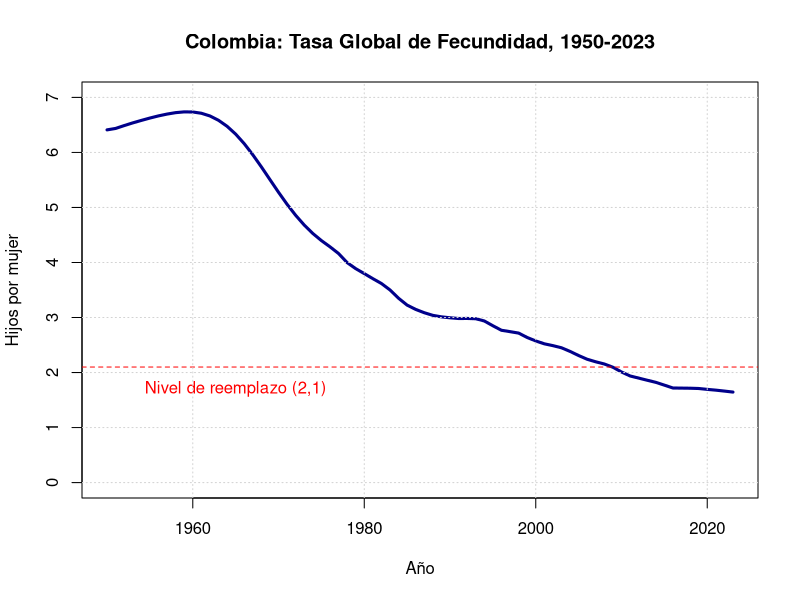
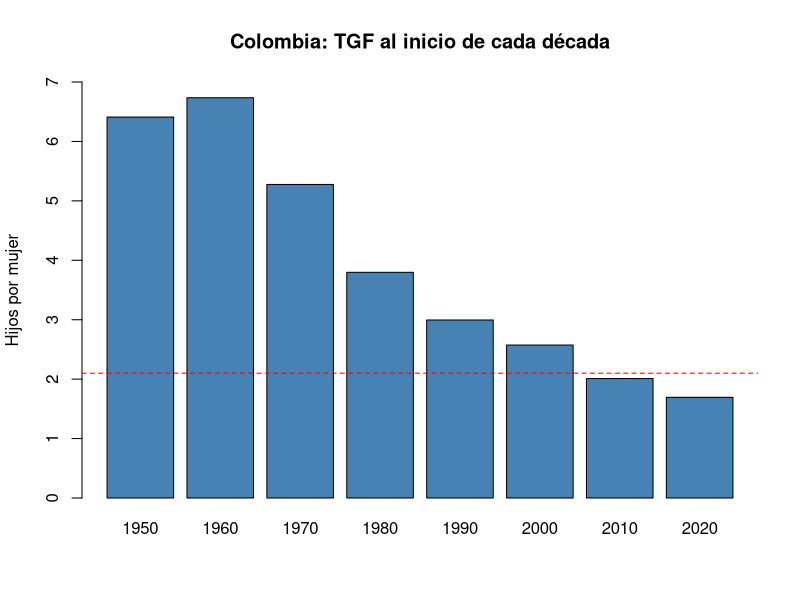
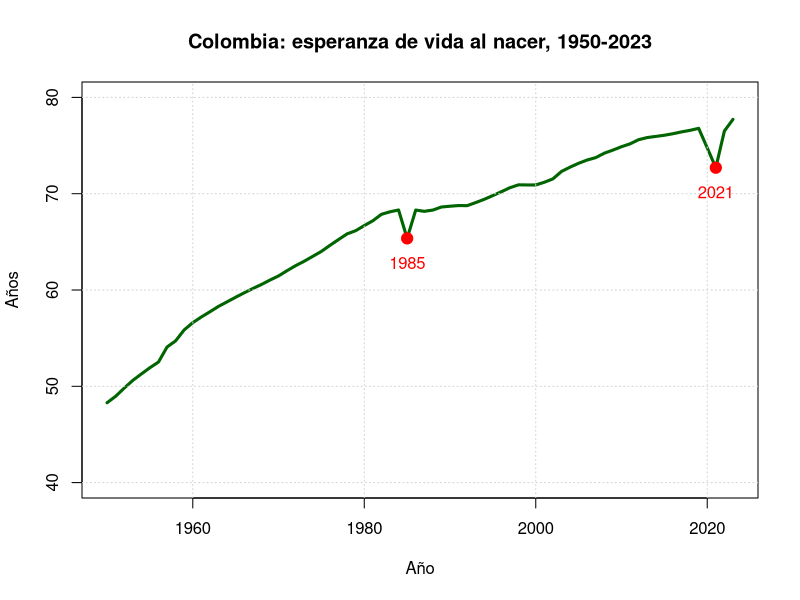
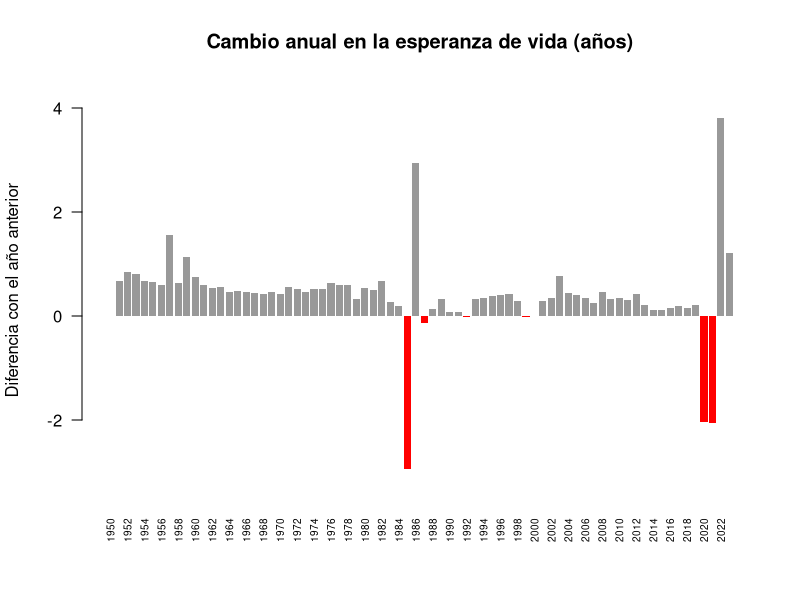
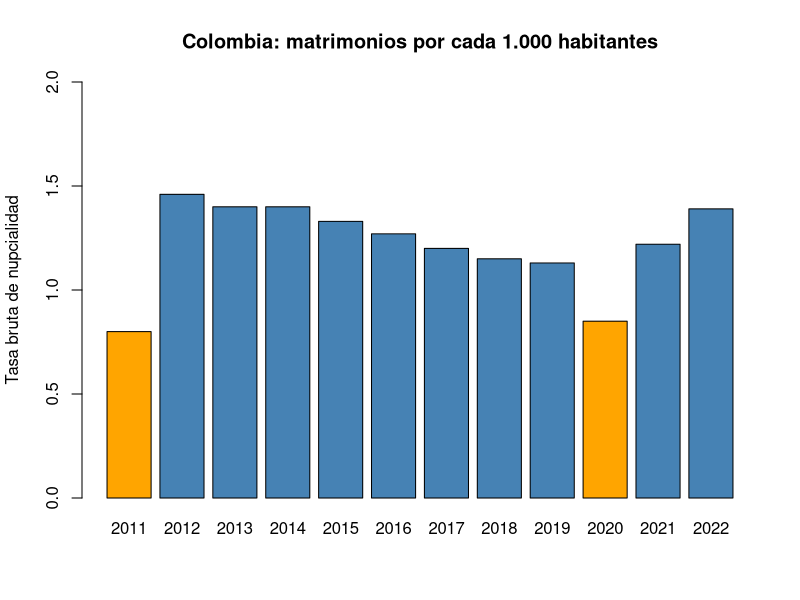
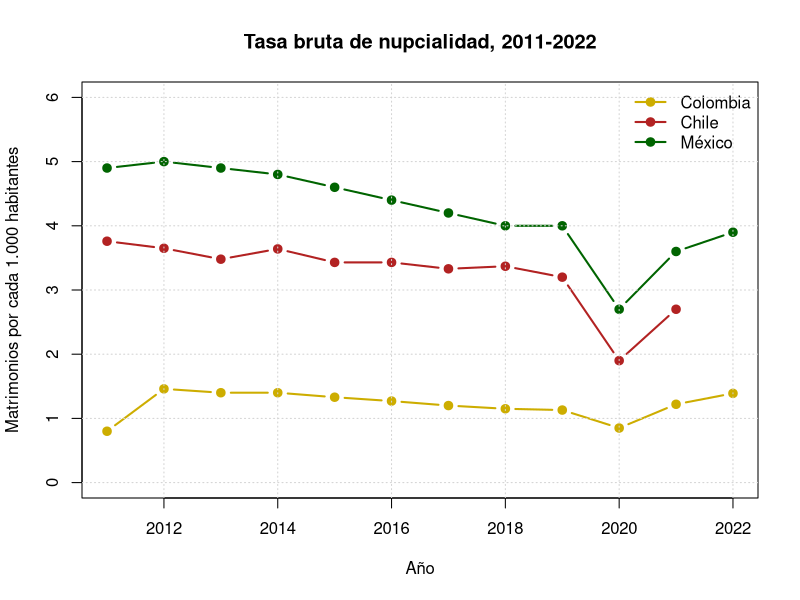
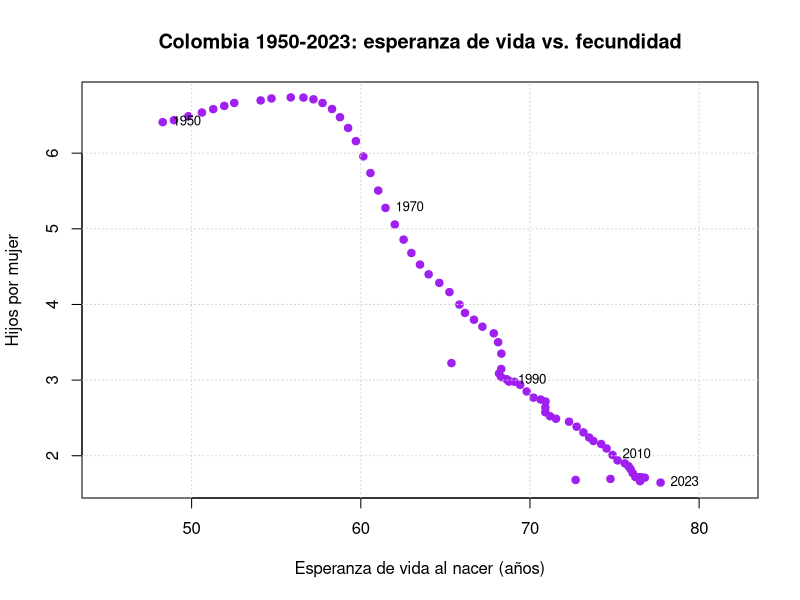
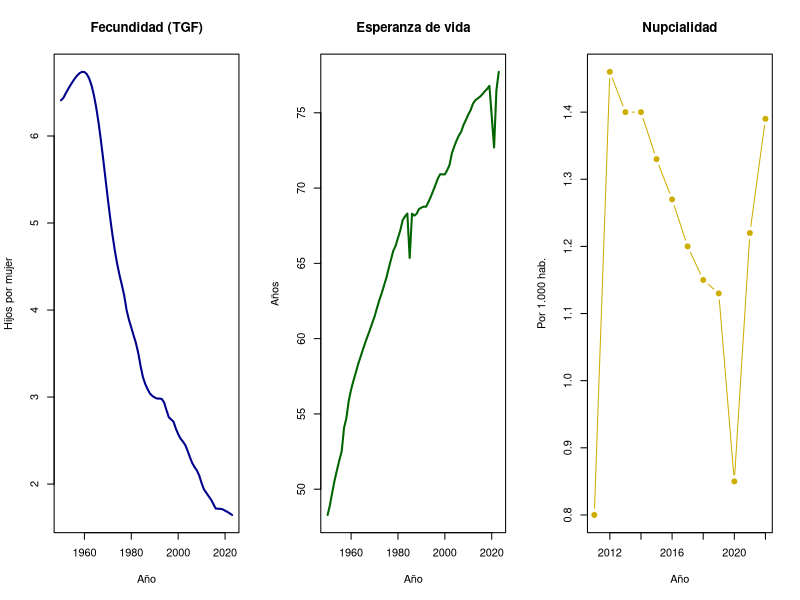

Recreate these plots in R, in order.
# =====================================================================
#  TALLER: Análisis demográfico básico de Colombia en R
#  Fecundidad, nupcialidad y esperanza de vida al nacer
#  Datos: Our World in Data (OWID)
#  Nivel: muy básico (no se necesita experiencia previa en R)
# =====================================================================
#
# CÓMO USAR ESTE ARCHIVO EN RSTUDIO
# ---------------------------------
# 1. Abra este archivo en RStudio (File > Open File...).
# 2. Ponga el cursor en una línea de código y presione
#        Ctrl + Enter   (Windows / Linux)
#        Cmd  + Enter   (Mac)
#    para ejecutarla. El resultado aparece en la CONSOLA (panel de abajo)
#    y los gráficos en la pestaña "Plots" (panel de abajo a la derecha).
# 3. Las líneas que empiezan con # son COMENTARIOS: R no las ejecuta,
#    solo sirven para explicar el código.
# 4. Avance sección por sección y en orden. Puede usar el panel
#    "Outline" (botón en la esquina superior derecha del editor)
#    para saltar entre secciones.
#
# No hay que instalar ningún paquete: todo se hace con R "base".
#
# FUENTES (datos descargados de ourworldindata.org, septiembre de 2026)
#  - Fecundidad: UN, World Population Prospects (2024), procesado por OWID.
#  - Esperanza de vida: UN, World Population Prospects (2024), procesado por OWID.
#  - Nupcialidad: OECD Family Database, procesado por OWID.
#  Algunos valores fueron redondeados para facilitar la lectura.
# =====================================================================


# ---- 0. Calentamiento: R como calculadora ---------------------------

2 + 2
10 / 4
(6.41 - 1.645) / 6.41

# Guardamos valores en OBJETOS con la flecha  <-
# Se lee: "hijos_1950 recibe el valor 6.41"
hijos_1950 <- 6.41
hijos_2023 <- 1.645

hijos_1950                 # escribir el nombre muestra su contenido
hijos_1950 - hijos_2023    # ¿cuántos hijos menos por mujer?

# Un VECTOR es un conjunto de valores del mismo tipo.
# Se crea con c()  ("c" de combinar).
algunos_anios <- c(1950, 1985, 2023)
algunos_anios
length(algunos_anios)      # ¿cuántos elementos tiene?

# Los dos puntos crean una secuencia de números enteros
1950:1960

# OJO: en R el separador decimal es el PUNTO (6.41), no la coma.


# ---- 1. FECUNDIDAD: Tasa Global de Fecundidad (TGF) -----------------
#
# La TGF es el número promedio de hijos que tendría una mujer a lo
# largo de su vida si viviera, en cada edad, las tasas de fecundidad
# observadas en un año determinado. Es un indicador "de periodo":
# resume la situación de un año, no predice cuántos hijos tendrá
# una generación concreta de mujeres.
#
# Un valor cercano a 2,1 hijos por mujer se conoce como "nivel de
# reemplazo": el nivel con el que, a largo plazo y sin migración,
# una población se reemplaza a sí misma.

# 1.1 Construir el dataset ---------------------------------------------

# Vector con la TGF de Colombia, un valor por año, de 1950 a 2023
tgf <- c(
  6.410, 6.436, 6.488, 6.537, 6.582, 6.625, 6.664, 6.697, 6.723, 6.737,  # 1950-1959
  6.735, 6.712, 6.663, 6.584, 6.475, 6.333, 6.159, 5.957, 5.737, 5.506,  # 1960-1969
  5.276, 5.057, 4.857, 4.680, 4.527, 4.398, 4.285, 4.163, 3.998, 3.888,  # 1970-1979
  3.798, 3.706, 3.618, 3.501, 3.350, 3.225, 3.147, 3.087, 3.039, 3.012,  # 1980-1989
  2.995, 2.982, 2.983, 2.978, 2.937, 2.850, 2.768, 2.743, 2.717, 2.637,  # 1990-1999
  2.574, 2.522, 2.489, 2.450, 2.384, 2.309, 2.241, 2.195, 2.155, 2.096,  # 2000-2009
  2.010, 1.938, 1.899, 1.860, 1.822, 1.771, 1.719, 1.717, 1.715, 1.710,  # 2010-2019
  1.694, 1.680, 1.663, 1.645                                             # 2020-2023
)

# Verificamos: deben ser 74 valores (de 1950 a 2023)
length(tgf)
length(1950:2023)

# Unimos años y valores en una TABLA de datos (data.frame).
# Cada columna es una variable; cada fila es una observación (un año).
fecundidad <- data.frame(anio = 1950:2023, tgf = tgf)

# 1.2 Explorar el dataset ----------------------------------------------

View(fecundidad)       # abre la tabla en una pestaña (como una hoja de cálculo)
head(fecundidad)       # primeras 6 filas
tail(fecundidad)       # últimas 6 filas
nrow(fecundidad)       # número de filas
str(fecundidad)        # estructura: nombres y tipos de las columnas
summary(fecundidad)    # resumen estadístico: mínimo, máximo, media...

# El signo $ sirve para tomar UNA columna de la tabla
fecundidad$tgf
mean(fecundidad$tgf)   # promedio de todo el periodo (poco informativo, pero sirve de práctica)

# 1.3 Hacerle preguntas a los datos ------------------------------------

# ¿Cuál fue la TGF más alta y en qué año?
max(fecundidad$tgf)
fecundidad$anio[which.max(fecundidad$tgf)]

# ¿Cuál fue la más baja y en qué año?
min(fecundidad$tgf)
fecundidad$anio[which.min(fecundidad$tgf)]

# Para tomar el valor de un año específico usamos corchetes [ ]
# y la condición ==  (doble igual significa "es igual a")
tgf_1950 <- fecundidad$tgf[fecundidad$anio == 1950]
tgf_2023 <- fecundidad$tgf[fecundidad$anio == 2023]
tgf_1950
tgf_2023

# Cambio porcentual entre 1950 y 2023
cambio_pct <- (tgf_2023 - tgf_1950) / tgf_1950 * 100
round(cambio_pct, 1)   # round() redondea; aquí a 1 decimal

# ¿En qué año Colombia bajó por primera vez del nivel de reemplazo?
# subset() filtra las filas que cumplen una condición
bajo_reemplazo <- subset(fecundidad, tgf < 2.1)
head(bajo_reemplazo, 1)     # la primera fila es el primer año

# 1.4 Graficar ---------------------------------------------------------

# Gráfico de línea: el eje x es el año, el eje y la TGF
plot(fecundidad$anio, fecundidad$tgf,
     type = "l",               # "l" = línea
     lwd  = 3,                 # grosor de la línea
     col  = "darkblue",        # color
     ylim = c(0, 7),           # rango del eje y
     main = "Colombia: Tasa Global de Fecundidad, 1950-2023",
     xlab = "Año",
     ylab = "Hijos por mujer")
abline(h = 2.1, lty = 2, col = "red")   # línea horizontal punteada
text(x = 1965, y = 1.7, labels = "Nivel de reemplazo (2,1)", col = "red")
grid()                                   # cuadrícula de fondo

# Gráfico de barras con un año por década
# seq() crea una secuencia: de 1950 a 2020, de 10 en 10
seq(1950, 2020, by = 10)

decadas <- subset(fecundidad, anio %in% seq(1950, 2020, by = 10))
decadas

barplot(decadas$tgf,
        names.arg = decadas$anio,
        col  = "steelblue",
        ylim = c(0, 7),
        main = "Colombia: TGF al inicio de cada década",
        ylab = "Hijos por mujer")
abline(h = 2.1, lty = 2, col = "red")

# PARA DISCUTIR:
# - La TGF subió un poco en los años 50 antes de caer. ¿Por qué podría pasar esto?
# - ¿En qué décadas fue más rápida la caída?
# - ¿Qué procesos sociales pueden explicar el descenso? (educación de las
#   mujeres, urbanización, anticoncepción, caída de la mortalidad infantil...)


# ---- 2. ESPERANZA DE VIDA AL NACER ----------------------------------
#
# La esperanza de vida al nacer es el número promedio de años que
# viviría un recién nacido si durante toda su vida se mantuvieran las
# tasas de mortalidad por edad observadas en ese año. También es un
# indicador "de periodo": una crisis de mortalidad (una catástrofe o
# una pandemia) la hace caer de golpe ese año.

# 2.1 Construir el dataset ---------------------------------------------

ev <- c(
  48.29, 48.96, 49.81, 50.61, 51.28, 51.93, 52.52, 54.08, 54.72, 55.86,  # 1950-1959
  56.61, 57.20, 57.74, 58.30, 58.77, 59.25, 59.71, 60.15, 60.57, 61.03,  # 1960-1969
  61.46, 62.01, 62.53, 62.99, 63.50, 64.01, 64.64, 65.24, 65.83, 66.16,  # 1970-1979
  66.69, 67.19, 67.86, 68.12, 68.31, 65.36, 68.30, 68.17, 68.30, 68.62,  # 1980-1989
  68.70, 68.77, 68.76, 69.08, 69.42, 69.81, 70.21, 70.63, 70.92, 70.91,  # 1990-1999
  70.91, 71.19, 71.54, 72.31, 72.76, 73.16, 73.50, 73.75, 74.21, 74.53,  # 2000-2009
  74.88, 75.18, 75.61, 75.83, 75.95, 76.07, 76.23, 76.42, 76.58, 76.79,  # 2010-2019
  74.76, 72.70, 76.51, 77.72                                             # 2020-2023
)

length(ev)   # también deben ser 74

esperanza <- data.frame(anio = 1950:2023, ev = ev)

head(esperanza)
summary(esperanza)

# 2.2 Preguntas --------------------------------------------------------

# ¿Cuántos años de vida se ganaron entre 1950 y 2023?
ev_1950 <- esperanza$ev[esperanza$anio == 1950]
ev_2023 <- esperanza$ev[esperanza$anio == 2023]
ev_2023 - ev_1950

# ¿Hubo años en que la esperanza de vida BAJÓ?
# diff() calcula la diferencia entre cada año y el anterior.
# Agregamos un NA al inicio porque 1950 no tiene año anterior.
# NA significa "dato faltante" (Not Available).
esperanza$cambio <- c(NA, diff(esperanza$ev))
head(esperanza)

# Filtramos los años con cambio negativo
subset(esperanza, cambio < 0)

# 2.3 Graficar ---------------------------------------------------------

plot(esperanza$anio, esperanza$ev,
     type = "l", lwd = 3, col = "darkgreen",
     ylim = c(40, 80),
     main = "Colombia: esperanza de vida al nacer, 1950-2023",
     xlab = "Año",
     ylab = "Años")
grid()

# Marcamos con puntos rojos las dos caídas más fuertes
caidas <- subset(esperanza, anio %in% c(1985, 2021))
points(caidas$anio, caidas$ev, pch = 19, col = "red", cex = 1.5)
text(caidas$anio, caidas$ev - 2.5, labels = caidas$anio, col = "red")

# Gráfico de barras del cambio anual: rojo si bajó, gris si subió.
# ifelse() elige un valor u otro según se cumpla o no la condición.
colores <- ifelse(esperanza$cambio < 0, "red", "grey60")

barplot(esperanza$cambio,
        names.arg = esperanza$anio,
        col = colores,
        border = NA,
        ylim = c(-3.5, 4.5),
        las = 2,             # pone las etiquetas del eje x en vertical
        cex.names = 0.6,     # tamaño de las etiquetas
        main = "Cambio anual en la esperanza de vida (años)",
        ylab = "Diferencia con el año anterior")

# PARA DISCUTIR:
# - Entre mediados de los 80 y mediados de los 90 la esperanza de vida
#   casi se estanca. ¿Qué pasaba en Colombia en esos años?
#   (pista: la violencia homicida, que afectó sobre todo a hombres jóvenes)
# - 2020-2021: ¿qué efecto tuvo la pandemia de COVID-19? ¿Se recuperó?


# ---- 3. NUPCIALIDAD: tasa bruta de nupcialidad ----------------------
#
# La tasa bruta de nupcialidad es el número de matrimonios registrados
# en un año por cada 1.000 habitantes:
#
#     tasa = (matrimonios del año / población total) x 1.000
#
# Advertencias importantes:
# - Solo cuenta matrimonios FORMALES registrados. En Colombia la unión
#   libre está muy extendida, así que esta tasa subestima la formación
#   de parejas.
# - Es una tasa "bruta": depende también de la estructura por edad de
#   la población, no solo del comportamiento de las personas.
# - OWID solo tiene datos de Colombia para 2011-2022.
#
# Para comparar, incluimos Chile y México (misma fuente).

# 3.1 Construir el dataset ---------------------------------------------

nupcialidad <- data.frame(
  anio     = 2011:2022,
  colombia = c(0.80, 1.46, 1.40, 1.40, 1.33, 1.27, 1.20, 1.15, 1.13, 0.85, 1.22, 1.39),
  chile    = c(3.76, 3.65, 3.48, 3.64, 3.43, 3.43, 3.33, 3.37, 3.20, 1.90, 2.70, NA),
  mexico   = c(4.90, 5.00, 4.90, 4.80, 4.60, 4.40, 4.20, 4.00, 4.00, 2.70, 3.60, 3.90)
)
# Chile no tiene dato para 2022, por eso escribimos NA (dato faltante)

nupcialidad

# 3.2 Preguntas --------------------------------------------------------

mean(nupcialidad$colombia)
mean(nupcialidad$mexico)

# Con Chile el promedio da NA, porque falta un dato...
mean(nupcialidad$chile)
# ...así que le pedimos a R que ignore los NA con na.rm = TRUE
mean(nupcialidad$chile, na.rm = TRUE)

# ¿Cuántas veces más alta es la tasa de México que la de Colombia en 2019?
nupcialidad$mexico[nupcialidad$anio == 2019] / nupcialidad$colombia[nupcialidad$anio == 2019]

# 3.3 Graficar ---------------------------------------------------------

# Barras para Colombia, resaltando los años atípicos
colores_nup <- ifelse(nupcialidad$anio %in% c(2011, 2020), "orange", "steelblue")

barplot(nupcialidad$colombia,
        names.arg = nupcialidad$anio,
        col  = colores_nup,
        ylim = c(0, 2),
        main = "Colombia: matrimonios por cada 1.000 habitantes",
        ylab = "Tasa bruta de nupcialidad")

# Comparación de los tres países con líneas.
# type = "b" dibuja línea y puntos ("both").
# Primero se dibuja un país con plot() y luego se AGREGAN los otros con lines().
plot(nupcialidad$anio, nupcialidad$colombia,
     type = "b", pch = 19, lwd = 2, col = "gold3",
     ylim = c(0, 6),
     main = "Tasa bruta de nupcialidad, 2011-2022",
     xlab = "Año",
     ylab = "Matrimonios por cada 1.000 habitantes")
lines(nupcialidad$anio, nupcialidad$chile,  type = "b", pch = 19, lwd = 2, col = "firebrick")
lines(nupcialidad$anio, nupcialidad$mexico, type = "b", pch = 19, lwd = 2, col = "darkgreen")
legend("topright",
       legend = c("Colombia", "Chile", "México"),
       col    = c("gold3", "firebrick", "darkgreen"),
       lwd = 2, pch = 19, bty = "n")
grid()

# PARA DISCUTIR:
# - El dato de 2011 (0,80) es mucho más bajo que los de 2012 en adelante.
#   ¿Es un cambio real o puede ser un problema de registro o cobertura?
#   ¿Cómo lo verificaríamos? (por ejemplo, con estadísticas vitales del DANE)
# - ¿Qué pasó en 2020 en los tres países? ¿Por qué?
# - ¿Por qué la tasa de Colombia es tan baja comparada con Chile y México?
#   ¿Qué nos dice (y qué NO nos dice) sobre las parejas en Colombia?


# ---- 4. JUNTANDO INDICADORES: fecundidad y esperanza de vida ---------
#
# La teoría de la transición demográfica plantea que primero cae la
# mortalidad (sube la esperanza de vida) y después cae la fecundidad.
# Veamos cómo se relacionan ambos indicadores en Colombia.

# merge() une dos tablas usando una columna en común (aquí, el año)
transicion <- merge(fecundidad, esperanza, by = "anio")
head(transicion)

# Diagrama de dispersión: cada punto es un año
plot(transicion$ev, transicion$tgf,
     pch = 19, col = "purple",
     xlim = c(45, 82),
     main = "Colombia 1950-2023: esperanza de vida vs. fecundidad",
     xlab = "Esperanza de vida al nacer (años)",
     ylab = "Hijos por mujer")
grid()

# Etiquetamos algunos años para orientarnos
etiquetas <- subset(transicion, anio %in% c(1950, 1970, 1990, 2010, 2023))
text(etiquetas$ev, etiquetas$tgf, labels = etiquetas$anio, pos = 4, cex = 0.8)

# Correlación: va de -1 a 1. Cerca de -1 = cuando una sube, la otra baja.
cor(transicion$ev, transicion$tgf)
# Recuerde: correlación no es causalidad. Ambas variables cambian
# con el tiempo y responden a procesos sociales más amplios.

# Un "tablero" con los tres indicadores lado a lado.
# par(mfrow = c(1, 3)) divide la ventana en 1 fila y 3 columnas.
par(mfrow = c(1, 3))

plot(fecundidad$anio, fecundidad$tgf, type = "l", lwd = 2, col = "darkblue",
     main = "Fecundidad (TGF)", xlab = "Año", ylab = "Hijos por mujer")
plot(esperanza$anio, esperanza$ev, type = "l", lwd = 2, col = "darkgreen",
     main = "Esperanza de vida", xlab = "Año", ylab = "Años")
plot(nupcialidad$anio, nupcialidad$colombia, type = "b", pch = 19, col = "gold3",
     main = "Nupcialidad", xlab = "Año", ylab = "Por 1.000 hab.")

par(mfrow = c(1, 1))   # volvemos a un solo gráfico por ventana


# ---- 5. GUARDAR RESULTADOS ------------------------------------------

# ¿En qué carpeta se guardan los archivos? (directorio de trabajo)
getwd()

# Guardar las tablas como archivos CSV (se abren en Excel)
write.csv(fecundidad,  "fecundidad_colombia.csv",  row.names = FALSE)
write.csv(esperanza,   "esperanza_vida_colombia.csv", row.names = FALSE)
write.csv(nupcialidad, "nupcialidad_comparada.csv",  row.names = FALSE)

# Guardar un gráfico como imagen PNG:
# 1) abrir el archivo con png(), 2) dibujar, 3) cerrar con dev.off()
png("fecundidad_colombia.png", width = 900, height = 600)
plot(fecundidad$anio, fecundidad$tgf, type = "l", lwd = 3, col = "darkblue",
     ylim = c(0, 7),
     main = "Colombia: Tasa Global de Fecundidad, 1950-2023",
     xlab = "Año", ylab = "Hijos por mujer")
abline(h = 2.1, lty = 2, col = "red")
dev.off()

# (También puede usar el botón "Export" de la pestaña Plots.)


# ---- 6. EJERCICIOS ---------------------------------------------------
#
#
# E1. Calcule la TGF promedio de la década de 1970.
#     Pista:  mean(subset(fecundidad, anio >= 1970 & anio <= 1979)$tgf)
#
# E2. ¿Cuántos años de esperanza de vida se ganaron entre 1950 y 2019,
#     es decir, antes de la pandemia?
#
# E3. ¿En qué año la esperanza de vida en Colombia superó por primera
#     vez los 70 años?  Pista: use subset() y head(..., 1)
#
# ---- EXTRA: descargar los datos directamente de OWID ------------------
#
# Si tiene conexión a internet, puede leer los datos completos (todos
# los países) sin copiarlos a mano. Quite el # de las líneas para probar:
#
# owid_tgf <- read.csv("https://ourworldindata.org/grapher/children-per-woman-un.csv?v=1&csvType=full&useColumnShortNames=false")
# head(owid_tgf)
# colombia_tgf <- subset(owid_tgf, Entity == "Colombia")
# head(colombia_tgf)
#
# Lo mismo funciona con:
#   https://ourworldindata.org/grapher/life-expectancy.csv
#   https://ourworldindata.org/grapher/marriage-rate-per-1000-inhabitants.csv?v=1&csvType=full&useColumnShortNames=false

# =====================================================================
# FIN DEL TALLER
# =====================================================================
